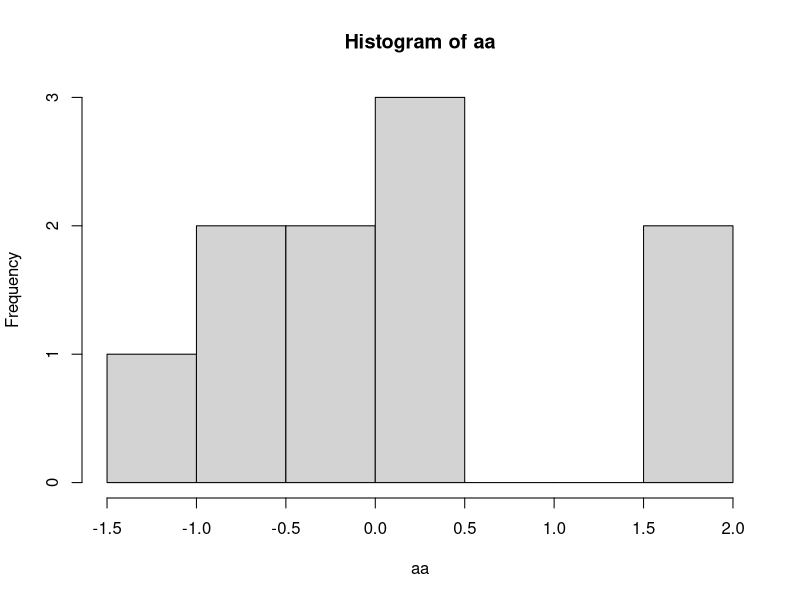
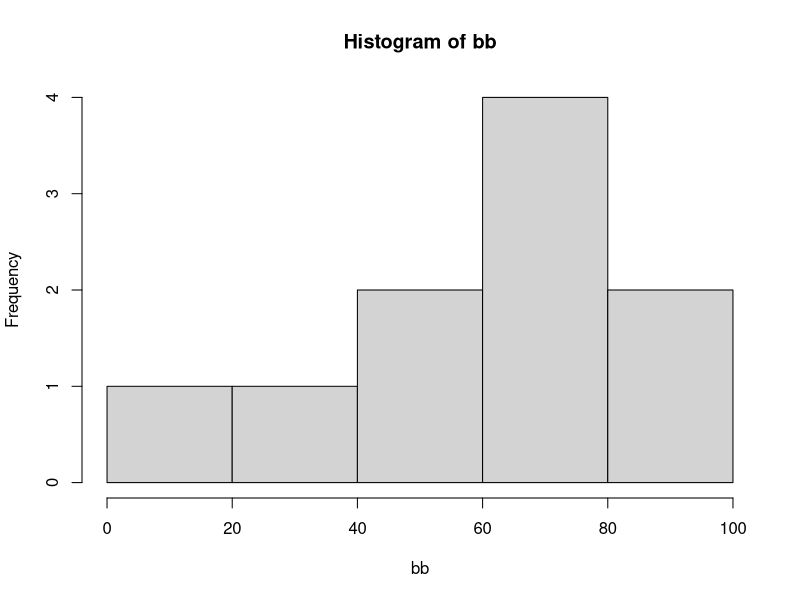

Recreate these plots in R, in order.
# 내장 함수

seq(0,5,by=1.5)

set.seed(123)
aa <- rnorm(10, mean=0, sd = 1) #sd는 표준편자 rnorm은 정규분포 mean은 평균
print(aa)
print(mean(aa))
hist(aa)

bb <- runif(10, min = 0, max = 100) #균등분포를 따르는 난수
print(bb)
hist(bb)

sample(0:100, 10)

vec <- 1:10
min(vec)
mean(vec)
median(vec)
quantile(vec) #사분의
table(vec) #빈도수
#...

#사용자의 정의 함수
func1 <- function(){
  print('사용자 정의 함수')
}
func1()

func2 <- function(arg1){
  cat('arg: ', arg1)
  cat('\n매개 변수 사용')
  return(arg1 + 10)
}
func2(5)

#윤년 체크
yun_func <- function(y){
  if(y %% 4 == 0 & y %% 100 != 0 | y %% 400 == 0){
    paste(y,'년은 윤년')
  }else{
    paste(y,'년은 평년')
  }
}

yun_func(2020)
yun_func(2022)
